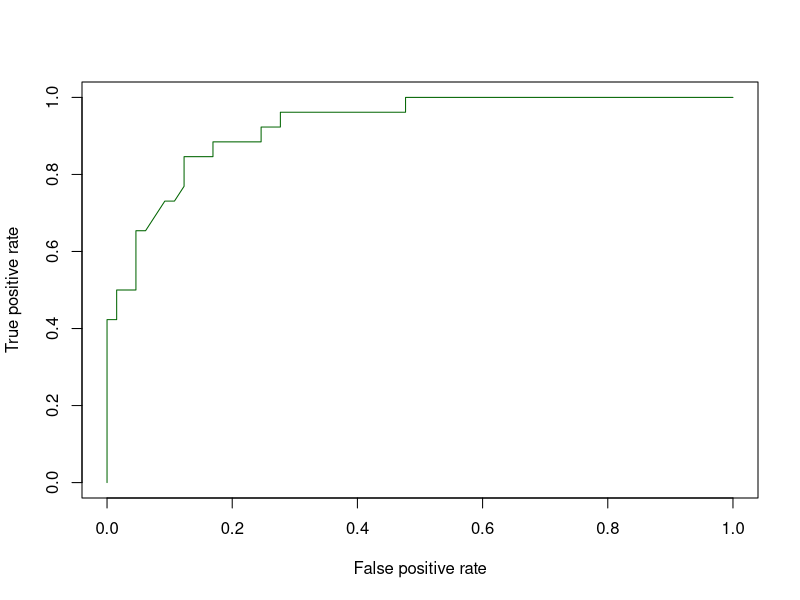
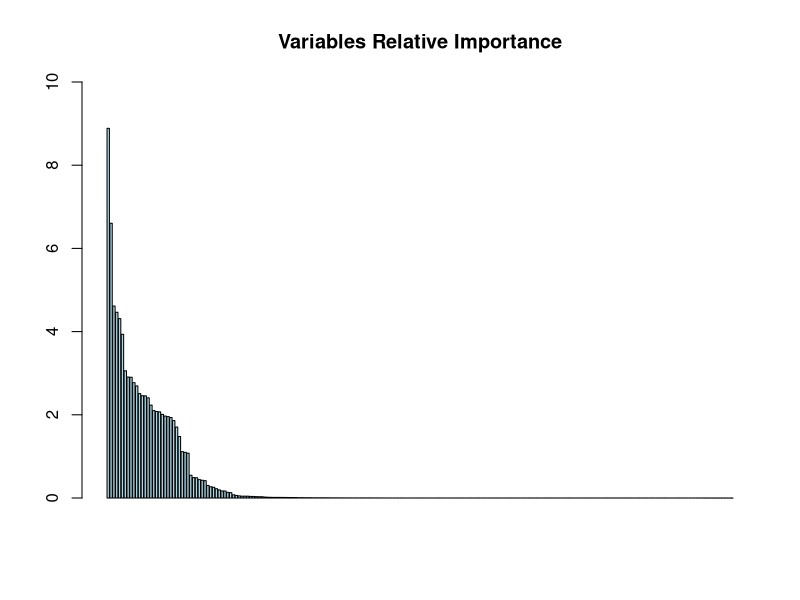

Reproduce these figures in R, in order.
##########library##########
library(corrplot)
library(glmnet)
library(e1071)
library(randomForest)
library(caret)
library(dplyr)
library(caret)


rm(list = ls())
CAD4 = read.csv("CAD4.csv")


##########Data Cleaning
options(digits = 5)

#get the summary of the CAD4 dataset
summary(CAD4)

#look at the type of each variable in the dataset
str(CAD4)

#remove the NULL value in the dataset
new_CAD4 = na.omit(CAD4)
new_CAD4


# #get all the categorical attributes and remove the NA values
# CAD4_cat = subset(new_CAD4, select = c(Sex,Obesity,CRF,CVA,`Airway.disease`,`Thyroid.Disease`,CHF,DLP,
#                                        `Weak.Peripheral.Pulse`,`Lung.rales`,`Systolic.Murmur`,`Diastolic.Murmur`,Dyspnea,Atypical,Nonanginal,
#                                        `Exertional.CP`,`LowTH.Ang`,LVH,`Poor.R.Progression`,BBB,VHD,Cath))
# 
# 
# #get all the real-valued attributes and remove the NA values
# CAD4_num = subset(new_CAD4, select = -c(Sex,Obesity,CRF,CVA,`Airway.disease`,`Thyroid.Disease`,CHF,DLP,
#                                         `Weak.Peripheral.Pulse`,`Lung.rales`,`Systolic.Murmur`,`Diastolic.Murmur`,Dyspnea,Atypical,Nonanginal,
#                                         `Exertional.CP`,`LowTH.Ang`,LVH,`Poor.R.Progression`,BBB,VHD,Cath))
# 
# CAD4_num


# #plot a heatmap to see the correlation of all the variables
# factor_vars <- names(which(sapply(new_CAD4, class) == "factor"))
# numeric_vars <- setdiff(colnames(new_CAD4), factor_vars)
# numeric_vars <- setdiff(numeric_vars, "Cath")
# numeric_vars
# numeric_vars_mat <- as.matrix(new_CAD4[, numeric_vars, drop=FALSE])
# numeric_vars_cor <- cor(numeric_vars_mat)
# numeric_vars_cor
# corrplot(numeric_vars_cor)



#convert the character to factor
new_CAD4[sapply(new_CAD4, is.character)] = lapply(new_CAD4[sapply(new_CAD4, is.character)],
                                                   as.factor)


#split the dataset into training set and testing set
train.row = sample(1:nrow(new_CAD4), 0.7*nrow(new_CAD4))
CAD4.train = new_CAD4[train.row,]
CAD4.test = new_CAD4[-train.row,]
CAD4.test
CAD4.train


#Random Forest
CAD4_randomforest = randomForest(Cath ~., data = CAD4.train, importance = TRUE)

#Random Forest
#Calculate the accuracy for Random Forest
CAD4_pred_randomforest = predict(CAD4_randomforest, CAD4.test)

#Create confusion matrix
randomforest_confusion = table(Predicted = CAD4_pred_randomforest, Actual = CAD4.test$Cath)
randomforest_confusion

#calculate the accuracy of random forest with confusion matrix
table = confusionMatrix(CAD4_pred_randomforest,CAD4.test$Cath)
confusion_value = table$overall['Accuracy']
confusion_value


# # define the control using a random forest selection function
# control = rfeControl(functions=rfFuncs, method="cv", number=10)
# # run the RFE algorithm
# results <- rfe(new_CAD4[,1:55], new_CAD4[,56], sizes=c(1:8), rfeControl=control)
# 
# # summarize the results
# results
# # list the chosen features
# predictors(results)


library(ROCR)
#Random Forest
CAD4_pred_RF_test = predict(CAD4_randomforest, CAD4.test, type="prob")
CAD4_pred_RF = prediction( CAD4_pred_RF_test[,2], CAD4.test$Cath)

#Look at the performance of random forest
CAD4_perf_RF = performance(CAD4_pred_RF,"tpr","fpr")
#Plot a simple ROC curve
plot(CAD4_perf_RF, col = "darkgreen")



#Computing AUC for Random Forest
CAD4_AUC_RF = performance(CAD4_pred_RF, "auc")
value = as.numeric(CAD4_AUC_RF@y.values)
value



# estimate variable importance for Random Forest
importance = varImp(CAD4_randomforest)
importance[order(importance[,1]),]
#Plot a barchart of the variable importance
barplot(CAD4_randomforest$importance[order(CAD4_randomforest$importance, decreasing = TRUE)],
        ylim = c(0, 10), main = "Variables Relative Importance",
        col = "lightblue")


#Perform cross validation for random forest
CAD4_rfcv = rfcv(trainx = CAD4.train[,-c(19)],	trainy = CAD4.train[,c(19)],	cv.fold=10,	scale="log",	step=0.5)
CAD4_rfcv
CAD4_cvrandomforest = randomForest(Cath~., data = CAD4.train, na.action = na.exclude, ntree=500, mtry=17)
CAD4_cvrandomforest
CAD4_pred_cvRF = predict(CAD4_cvrandomforest, CAD4.test)


#calculate the accuracy of random forest for cross validation with confusion matrix
RF_confusion_matrix = table(Predicted_Class = CAD4_pred_cvRF, Actual_Class = CAD4.test$Cath)
c1 = (RF_confusion_matrix[1,1]+RF_confusion_matrix[2,2])/
  sum(RF_confusion_matrix)

c1


# CAD4.test = subset(CAD4.test, select = -c(Obesity,LDL,Weight,Na,WBC,Length,CVA,`Airway.disease`,CHF,DLP,
#                                         `Systolic.Murmur`,BMI,HDL,Neut,Edema,`EX.Smoker`,LVH,`Exertional.CP`,
#                                         `LowTH.Ang`))
# 
# CAD4.train = subset(CAD4.train, select = -c(Obesity,LDL,Weight,Na,WBC,Length,CVA,`Airway.disease`,CHF,DLP,
#                                            `Systolic.Murmur`,BMI,HDL,Neut,Edema,`EX.Smoker`,LVH,`Exertional.CP`,
#                                            `LowTH.Ang`))
